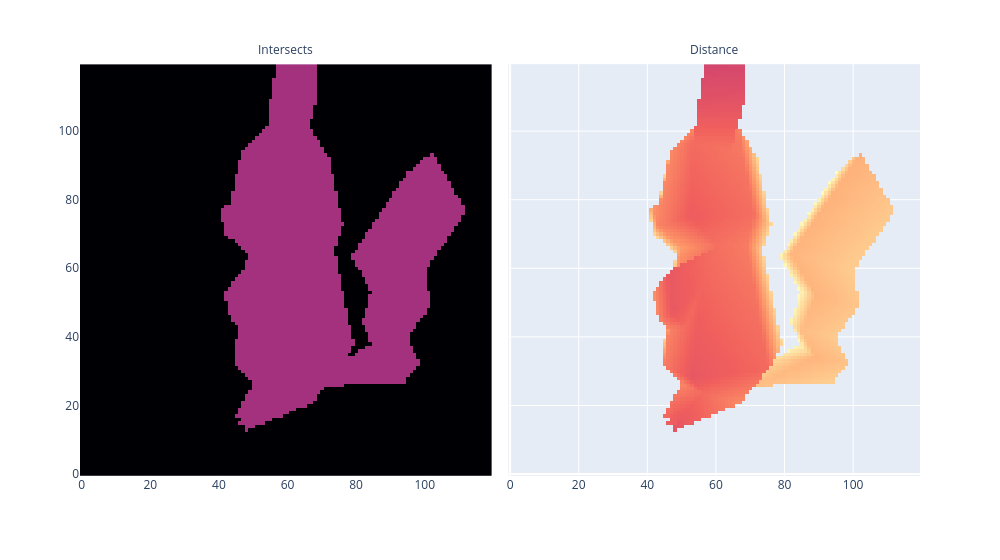

The cell this chart's notebook holds for it:
### Markdown cell above
### Exercise - implement `raytrace_mesh`

> ```yaml
> Difficulty: 🔴🔴🔴⚪⚪
> Importance: 🔵🔵🔵🔵⚪
>
> You should spend up to 20-25 minutes on this exercise.
>
> This is the main function we've been building towards, and marks the end of the core exercises. If should involve a lot of repurposed code from the last excercise.
> ```

Implement `raytrace_mesh` and as before, reshape and visualize the output. Your Pikachu is centered on (0, 0, 0), so you'll want to slide the ray origin back to at least `x=-2` to see it properly.

Reminder - `t.linalg.solve` (and most batched operations) can accept multiple dimensions as being batch dims. Previously, you've just used `NR` (the number of rays) as the batch dimension, but you can also use `(NR, NT)` (the number of rays and triangles) as your batch dimensions, so you can solve for all rays and triangles at once.

### Code cell
def raytrace_mesh(
    rays: Float[Tensor, "nrays rayPoints=2 dims=3"],
    triangles: Float[Tensor, "ntriangles trianglePoints=3 dims=3"],
) -> Float[Tensor, " nrays"]:
    """
    For each ray, return the distance to the closest intersecting triangle, or infinity.
    """

    nr, nt = rays.size(0), triangles.size(0)
    rays = einops.repeat(rays, 'nr p d -> nr nt p d', nt=nt)
    triangles = einops.repeat(triangles, 'nt p d -> nr nt p d', nr=nr)
    
    # I need to separate out O,D from rays, and A,B,C from triangle
    O, D = rays.unbind(dim=2) # both (NR, NT, 3)
    A, B, C = triangles.unbind(dim=2) # each (NR, NT, 3)

    # Set P(u,v) = P(s)
    M = t.stack([-D, B -A, C - A], dim=-1)
    ans = t.linalg.solve(M, O-A)
    S, U, V = ans.unbind(-1)

    s_ = S * D[..., 0] # (NR, NT, 1)
    # Solve for s, u, v
    # Check if s >= 0, u >= 0, v >= 0, u + v <= 1
    # Return boolean
    dets = t.linalg.det(M)
    is_singular = dets.abs() < 1e-8
    intersects = (S >= 0) & (U >= 0 ) & (V >= 0) & (U + V <= 1) & ~is_singular
    s_[~intersects] = float('inf')

    return s_.min(dim=1).values
    
    


num_pixels_y = 120
num_pixels_z = 120
y_limit = z_limit = 1

rays = make_rays_2d(num_pixels_y, num_pixels_z, y_limit, z_limit)
rays[:, 0] = t.tensor([-2, 0.0, 0.0])
dists = raytrace_mesh(rays, triangles)
intersects = t.isfinite(dists).view(num_pixels_y, num_pixels_z)
dists_square = dists.view(num_pixels_y, num_pixels_z)
img = t.stack([intersects, dists_square], dim=0)

fig = px.imshow(img, facet_col=0, origin="lower", color_continuous_scale="magma", width=1000)
fig.update_layout(coloraxis_showscale=False)
for i, text in enumerate(["Intersects", "Distance"]):
    fig.layout.annotations[i]["text"] = text
fig.show()

### Figure 1 — Plotly figure (JSON) as saved in the notebook; plotly's stock layout.template omitted (floating-point values rounded to 4 significant figures; data arrays with more than 128 entries replaced by an {"elided": "..."} marker saying what was removed)
{"data": [{"coloraxis": "coloraxis", "hovertemplate": "x: %{x}<br>y: %{y}<br>color: %{z}<extra></extra>", "name": "0", "type": "heatmap", "xaxis": "x", "yaxis": "y", "z": {"elided": "120x120 float values"}}, {"coloraxis": "coloraxis", "hovertemplate": "x: %{x}<br>y: %{y}<br>color: %{z}<extra></extra>", "name": "1", "type": "heatmap", "xaxis": "x2", "yaxis": "y2", "z": {"elided": "120x120 float values"}}], "layout": {"annotations": [{"font": {}, "showarrow": false, "text": "Intersects", "x": 0.245, "xanchor": "center", "xref": "paper", "y": 1, "yanchor": "bottom", "yref": "paper"}, {"font": {}, "showarrow": false, "text": "Distance", "x": 0.755, "xanchor": "center", "xref": "paper", "y": 1, "yanchor": "bottom", "yref": "paper"}], "coloraxis": {"colorscale": [[0, "#000004"], [0.1111, "#180f3d"], [0.2222, "#440f76"], [0.3333, "#721f81"], [0.4444, "#9e2f7f"], [0.5556, "#cd4071"], [0.6667, "#f1605d"], [0.7778, "#fd9668"], [0.8889, "#feca8d"], [1, "#fcfdbf"]], "showscale": false}, "margin": {"t": 60}, "width": 1000, "xaxis": {"anchor": "y", "constrain": "domain", "domain": [0, 0.49], "scaleanchor": "y"}, "xaxis2": {"anchor": "y2", "domain": [0.51, 1], "matches": "x"}, "yaxis": {"anchor": "x", "autorange": true, "constrain": "domain", "domain": [0, 1]}, "yaxis2": {"anchor": "x2", "domain": [0, 1], "matches": "y", "showticklabels": false}}}
